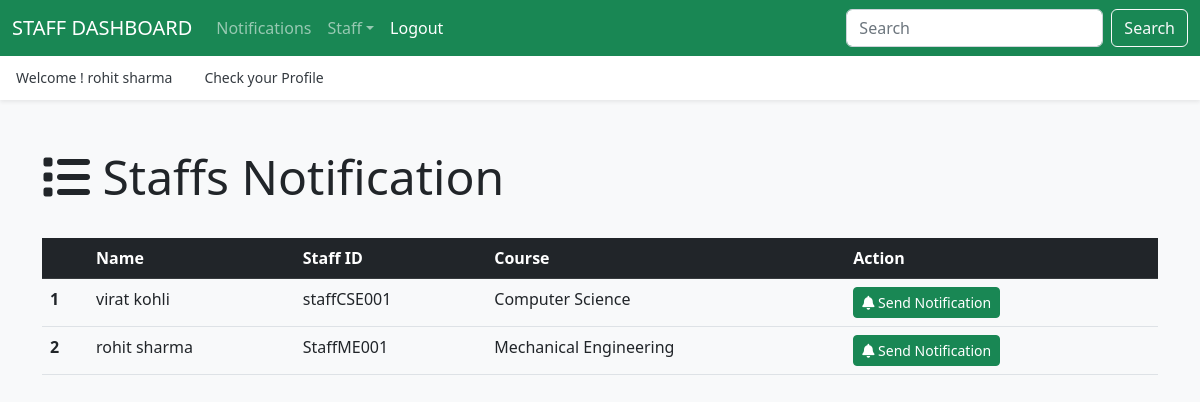
The page /hod/staff/send_notification (signed in) on the database its author committed.
### authentication/models.py (models this page shows, shortened)
class UserProfile(models.Model):
    user = models.OneToOneField(User, on_delete=models.CASCADE)
    usertype = models.CharField(max_length=50)

### app_hod/models.py (models this page shows, shortened)
class Staff(models.Model):
    user = models.OneToOneField(UserProfile, on_delete=models.CASCADE)
    staff_id = models.CharField(max_length=20, unique=True)
    gender = models.CharField(max_length=1, choices=[('M', 'Male'), ('F', 'Female')])
    doj = models.DateField()
    qualification = models.TextField()
    phone_number = models.CharField(max_length=20)
    course = models.ForeignKey(Course,on_delete=models.DO_NOTHING)
    created_at = models.DateTimeField(auto_now_add=True)
    updated_at = models.DateTimeField(auto_now=True)

class Course(models.Model):
    name = models.CharField(max_length=100)
    created_at = models.DateTimeField(auto_now_add=True)
    updated_at = models.DateTimeField(auto_now=True)
    def __str__(self):
        return self.name

### app_hod/views.py (the view)
# urls.py: path('staff/send_notification', views.send_staffnotification, name='send-staffnotification'),
@login_required(login_url='/login/')
def send_staffnotification(request):
    staff = Staff.objects.all()
    context = { 'data': staff }
    return render(request,'hod/staff_notification.html',context)

### templates/hod/staff_notification.html (shortened to what this page needs)
{% extends "layouts/master.html" %}
{% block content %}
<div class="container my-5">
    <div class="d-flex justify-content-between align-items-center">
        <h1 class="display-5 mb-2"><i class="fas fa-list"></i> Staffs Notification</h1>
    </div>
    <table class="table mt-4">
        <thead class="table-dark">
            <tr>
                <th scope="col"></th>
                <th scope="col">Name</th>
                <th scope="col">Staff ID</th>
                <th scope="col">Course</th>
                <th scope="col">Action</th>
            </tr>
        </thead>
        <tbody>
            {% for staff in data %}
            <tr>
                <th scope="row">{{ forloop.counter }}</th>
                <td>{{ staff.user.user.first_name }} {{ staff.user.user.last_name }}</td>
                <td>{{ staff.staff_id }}</td>
                <td>{{ staff.course }}</td>
                <td>
                    <button type="button" class="btn btn-sm btn-success me-2" data-bs-toggle="modal" data-bs-target="#notificationModal{{ staff.id }}">
                        <i class="fas fa-bell"></i> Send Notification
                    </button>
                </td>
            </tr>
            {% endfor %}
        </tbody>
    </table>
</div>
{% endblock %}

### templates/layouts/master.html (shortened to what this page needs)
{% load static %}
<!doctype html>
<html lang="en">
<head>
  <link rel="stylesheet" href="https://cdnjs.cloudflare.com/ajax/libs/font-awesome/6.4.0/css/all.min.css">
  <link href="https://cdn.jsdelivr.net/npm/bootstrap@5.2.3/dist/css/bootstrap.min.css" rel="stylesheet">
  <link href="{% static 'css/offcanvas.css' %}" rel="stylesheet">
</head>
<body class="bg-light">
  {% if user.userprofile.usertype == 'hod' %}
  <nav class="navbar navbar-expand-lg fixed-top navbar-dark bg-success" aria-label="Main navigation">
    <div class="container-fluid">
      <a class="navbar-brand" href="{% url 'hodpage' %}" style="text-transform:uppercase;">{{ user.userprofile.usertype }} Dashboard</a>
      <button class="navbar-toggler p-0 border-0" type="button" id="navbarSideCollapse" aria-label="Toggle navigation">
        <span class="navbar-toggler-icon"></span>
      </button>
      <div class="navbar-collapse offcanvas-collapse" id="navbarsExampleDefault">
        <ul class="navbar-nav me-auto mb-2 mb-lg-0">
          <li class="nav-item dropdown">
            <a class="nav-link dropdown-toggle" href="#" id="dropdown00" data-bs-toggle="dropdown" aria-expanded="false">Notification</a>
            <ul class="dropdown-menu" aria-labelledby="dropdown00">
              <li><a class="dropdown-item" href="{% url 'send-studentnotification' %}">Student Notification</a></li>
              <li><a class="dropdown-item" href="{% url 'send-staffnotification' %}">Staff Notification</a></li>
            </ul>
          </li>
          <li class="nav-item dropdown">
            <a class="nav-link dropdown-toggle" href="#" id="dropdown01" data-bs-toggle="dropdown" aria-expanded="false">Course</a>
            <ul class="dropdown-menu" aria-labelledby="dropdown01">
              <li><a class="dropdown-item" href="{% url 'add-course' %}">Add Course</a></li>
              <li><a class="dropdown-item" href="{% url 'list-course' %}">View Course</a></li>
            </ul>
          </li>
          <li class="nav-item dropdown">
            <a class="nav-link dropdown-toggle" href="#" id="dropdown02" data-bs-toggle="dropdown" aria-expanded="false">Student</a>
            <ul class="dropdown-menu" aria-labelledby="dropdown02">
              <li><a class="dropdown-item" href="{% url 'add-student' %}">Add Student</a></li>
              <li><a class="dropdown-item" href="{% url 'list-student' %}">View Student</a></li>
            </ul>
          </li>
          <li class="nav-item dropdown">
            <a class="nav-link dropdown-toggle" href="#" id="dropdown03" data-bs-toggle="dropdown" aria-expanded="false">Staff</a>
            <ul class="dropdown-menu" aria-labelledby="dropdown03">
              <li><a class="dropdown-item" href="{% url 'add-staff' %}">Add Staff</a></li>
              <li><a class="dropdown-item" href="{% url 'list-staff' %}">View Staff</a></li>
            </ul>
          </li>
          <li class="nav-item dropdown">
            <a class="nav-link dropdown-toggle" href="#" id="dropdown04" data-bs-toggle="dropdown" aria-expanded="false">Subject</a>
            <ul class="dropdown-menu" aria-labelledby="dropdown04">
              <li><a class="dropdown-item" href="{% url 'add-subject' %}">Add Subject</a></li>
              <li><a class="dropdown-item" href="{% url 'list-subject' %}">View Subject</a></li>
            </ul>
          </li>
          <li class="nav-item">
            <a class="nav-link active" aria-current="page" href="{% url 'logout' %}">Logout</a>
          </li>
        </ul>
        <form class="d-flex">
          <input class="form-control me-2" type="search" placeholder="Search" aria-label="Search">
          <button class="btn btn-outline-light" type="submit">Search</button>
        </form>
      </div>
    </div>
  </nav>
  {% elif user.userprofile.usertype == 'staff' %}
  <nav class="navbar navbar-expand-lg fixed-top navbar-dark bg-success" aria-label="Main navigation">
    <div class="container-fluid">
      <a class="navbar-brand" href="{% url 'staffpage' %}" style="text-transform:uppercase;">{{ user.userprofile.usertype }} Dashboard</a>
      <div class="navbar-collapse offcanvas-collapse" id="navbarsExampleDefault">
        <ul class="navbar-nav me-auto mb-2 mb-lg-0">
          <li class="nav-item">
            <a class="nav-link" href="{% url 'staff-notification' %}">Notifications</a>
          </li>
          <li class="nav-item dropdown">
            <a class="nav-link dropdown-toggle" href="#" id="dropdown03" data-bs-toggle="dropdown" aria-expanded="false">Staff</a>
          </li>
          <li class="nav-item">
            <a class="nav-link active" aria-current="page" href="{% url 'logout' %}">Logout</a>
          </li>
        </ul>
        <form class="d-flex">
          <input class="form-control me-2" type="search" placeholder="Search" aria-label="Search">
          <button class="btn btn-outline-light" type="submit">Search</button>
        </form>
      </div>
    </div>
  </nav>
  {% endif %}
  <div class="nav-scroller bg-body shadow-sm">
    <nav class="nav nav-underline" aria-label="Secondary navigation">
      <p class="nav-link active" aria-current="page">Welcome ! {{ user.first_name }} {{ user.last_name }}</p>
      <a class="nav-link active" aria-current="page"
      {% if user.userprofile.usertype == 'hod' %}
      href=" {% url 'hodprofile' %}"
      {% elif user.userprofile.usertype == 'staff' %}
      href=" {% url 'staffprofile' %}"
      {% elif user.userprofile.usertype == 'student' %}
      href=" {% url 'studentprofile' %}"
      {% endif %}>Check your Profile</a>
    </nav>
  </div>
  {% block content %}
  {% endblock %}
</body>
</html>

### static/css/offcanvas.css (style rules this page uses)
html, body { overflow-x: hidden; }
body { padding-top: 56px; }
.nav-scroller { position: relative; z-index: 2; height: 2.75rem; overflow-y: hidden; }
.nav-scroller .nav { display: flex; flex-wrap: nowrap; padding-bottom: 1rem; margin-top: -1px; overflow-x: auto; color: rgba(255, 255, 255, .75); text-align: center; white-space: nowrap; -webkit-overflow-scrolling: touch; }
.nav-underline .nav-link { padding-top: .75rem; padding-bottom: .75rem; font-size: .875rem; color: #6c757d; }
.nav-underline .active { font-weight: 500; color: #343a40; }

### rows shown on the page
Staff: user.user.first_name "virat", user.user.last_name "kohli", staff_id "staffCSE001", course "Computer Science"
Staff: user.user.first_name "rohit", user.user.last_name "sharma", staff_id "StaffME001", course "Mechanical Engineering"

### other values the page prints
{{ user.userprofile.usertype }} "STAFF"
{{ user.first_name }} "rohit"
{{ user.last_name }} "sharma"
